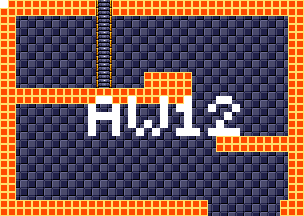

Below is a game level as drawn by its tile map, then a one-line description and the .tmx that defines it (tile-layer data replaced by summaries):
An orthogonal 38x27 tile map with 8x8 px tiles, 4 tile layers (background, foreground, room numbers, Objects), 15 tilesets.

<map version="1.5" tiledversion="1.7.1" orientation="orthogonal" renderorder="right-down" width="38" height="27" tilewidth="8" tileheight="8" infinite="0" nextlayerid="11" nextobjectid="1">
 <tileset firstgid="1" source="tilesheets/tsKarniMata.tsx" />
 <tileset firstgid="1025" source="tilesheets/tsVoodooWasp.tsx" />
 <tileset firstgid="2049" source="tilesheets/tsBurial.tsx" />
 <tileset firstgid="3073" source="tilesheets/tsBlueTemple.tsx" />
 <tileset firstgid="4097" source="tilesheets/tsGoddess.tsx" />
 <tileset firstgid="5121" source="tilesheets/tsKonark.tsx" />
 <tileset firstgid="6145" name="sEnemies" tilewidth="8" tileheight="8" tilecount="1024" columns="32">
  <image source="../grapx/tilesheets/sObjects.bmp" trans="ff94ff" width="256" height="256" />
 </tileset>
 <tileset firstgid="7169" source="tilesheets/tsIceTemple.tsx" />
 <tileset firstgid="8193" source="tilesheets/tsLavaArea.tsx" />
 <tileset firstgid="9217" source="tilesheets/tsBossArea.tsx" />
 <tileset firstgid="10241" source="tilesheets/tsPegu.tsx" />
 <tileset firstgid="11265" source="tilesheets/sTiwanakuTemple.tsx" />
 <tileset firstgid="12289" source="tilesheets/sIndraTemple.tsx" />
 <tileset firstgid="13313" source="tilesheets/sTeleport.tsx" />
 <tileset firstgid="14337" source="tilesheets/sObjects.tsx" />
 <layer id="2" name="background" width="38" height="27">
  <data>[1026 cells, 1026 non-empty, 2 distinct tile ids]</data>
 </layer>
 <layer id="1" name="foreground" width="38" height="27">
  <data>[1026 cells, 318 non-empty, 3 distinct tile ids]</data>
 </layer>
 <layer id="7" name="room numbers" width="38" height="27">
  <data>[1026 cells, 42 non-empty, 1 distinct tile ids]</data>
 </layer>
 <layer id="10" name="Objects" width="38" height="27">
  <data>[1026 cells, 0 non-empty, 0 distinct tile ids]</data>
 </layer>
</map>
